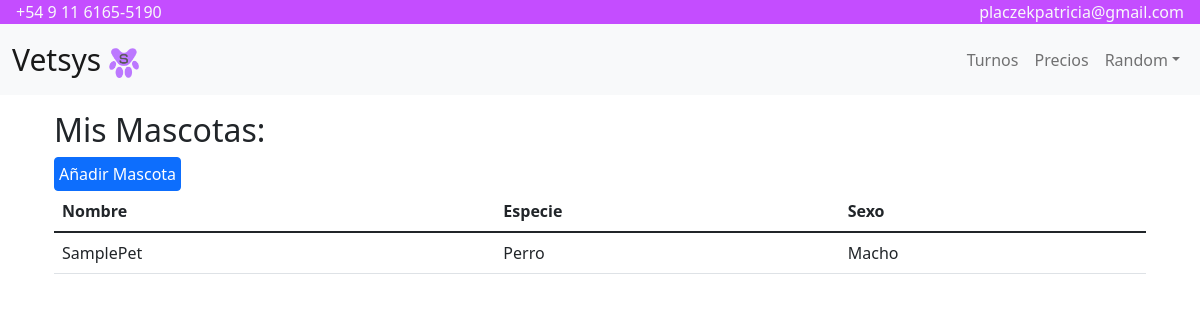
/sub/mismascotas.php (signed in), run on an earlier commit of the app's database.
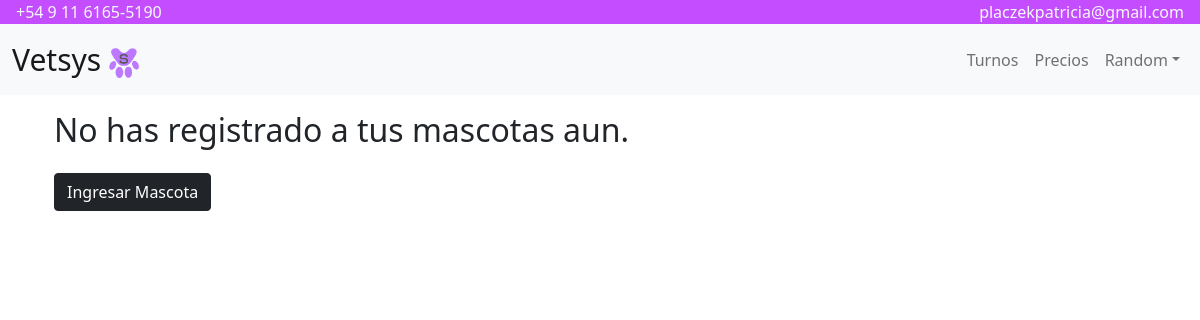
And on a later commit of the database.
### tables this page shows
CREATE TABLE `user` (
  `dni` int(8) NOT NULL,
  `email` varchar(45) NOT NULL,
  `pass` varchar(255) NOT NULL,
  `nombre` varchar(40) NOT NULL,
  `apellido` varchar(40) NOT NULL,
  `telefono` int(10) NOT NULL,
  `domicilio` varchar(200) NOT NULL,
  `status` int(1) NOT NULL DEFAULT 0
);

CREATE TABLE `mascotas` (
  `id_mascota` int(4) NOT NULL,
  `nombre` varchar(200) NOT NULL,
  `especie` varchar(200) NOT NULL,
  `sexo` varchar(10) NOT NULL,
  `raza` varchar(200) DEFAULT NULL,
  `peso` float DEFAULT NULL,
  `etapa` varchar(200) DEFAULT NULL,
  `castrado` varchar(10) DEFAULT NULL,
  `pelaje` varchar(30) DEFAULT NULL,
  `temperamento` varchar(30) DEFAULT NULL,
  `utilidad` varchar(30) DEFAULT NULL,
  `dueño` varchar(200) NOT NULL,
  `id_dueño` int(8) DEFAULT NULL,
  `ultima_visita` date DEFAULT NULL
);

### sub/div/connect.php (called while the page is built, shortened)
<?php
require 'database.php';
if (isset($_SESSION['user_dni'])) {
    $records = $conn->prepare('SELECT * FROM user WHERE dni = :dni');
    $records->bindParam(':dni', $_SESSION['user_dni']);
    $records->execute();
    $results = $records->fetch(PDO::FETCH_ASSOC);
    if (count($results) > 0) {
        $user = $results;
    }
}
?>

### sub/mismascotas.php (the view, shortened to what this page needs)
<?php
include("div/connect.php");
$stmt = $conn->prepare("SELECT * FROM mascotas WHERE id_dueño = " . $user['dni'] . "");
$stmt->bindParam(':dni', $user['dni']);
$stmt->execute();
$results_mascotas = $stmt->fetch(PDO::FETCH_ASSOC);
$mascotas = null;
if (is_countable($results_mascotas)) {
    if (count($results_mascotas) != 0) {
        $mascotas = $results_mascotas;
    }
}
?>
<!DOCTYPE html>
<head>
    <link href="../bootstrap/css/bootstrap.min.css" rel="stylesheet">
</head>
<body>
    <?php include("div/header.php") ?>
    <?php if ($mascotas) : ?>
        <div class="container" id="misturnos">
            <div class="container mt-3">
                <h2>Mis Mascotas:</h2>
                <button type="button" class="btn btn-primary p-1" data-bs-toggle="modal" data-bs-target="#modalMascota">
                    Añadir Mascota
                </button>
                <table class="table">
                    <thead>
                        <tr>
                            <th>Nombre</th>
                            <th>Especie</th>
                            <th>Sexo</th>
                        </tr>
                    </thead>
                    <tbody>
                        <tr>
                            <td><?php echo $mascotas['nombre'] ?></td>
                            <td><?php echo $mascotas['especie'] ?></td>
                            <td><?php echo $mascotas['sexo'] ?></td>
                        </tr>
                    </tbody>
                </table>
            </div>
        </div>
    <?php else : ?>
        <div class="container" id="mismascotas">
            <div class="container mt-3">
                <h2>No has registrado a tus mascotas aun.</h2>
                <button type="button" class="btn btn-dark mt-3" data-bs-toggle="modal" data-bs-target="#modalMascota"> Ingresar Mascota </button>
            </div>
        </div>
    <?php endif; ?>
</body>

### sub/div/header.php (shortened to what this page needs)
<html>
<?php if ($user['status'] == 0) : ?>
    <ul class="nav justify-content-between text-light px-3" style="background-color: #c44dff">
        <li class="nav-item">
            <a><i class="fa-brands fa-whatsapp"></i> +54 9 11 6165-5190</a>
        </li>
        <li class="nav-item">
            <a><i class="fa-solid fa-at"></i> placzekpatricia@gmail.com</a>
        </li>
    </ul>
    <nav class="navbar navbar-expand-md navbar-light bg-light">
        <div class="container-fluid">
            <a class="navbar-brand" href="medsys.php" style="font-size: 30px;">
            Vetsys <img src="../img/logovetsys.png" width="30" height="30" class="d-inline-block align-content-center" alt="logo">
             </a>
            <div class="collapse navbar-collapse justify-content-end" id="navbarNav">
                <ul class="navbar-nav">
                    <li class="nav-item">
                        <a class="nav-link" aria-current="page" href="medsys.php">Turnos</a>
                    </li>
                    <li class="nav-item">
                        <a class="nav-link" href="precios.php" >Precios</a>
                    </li>
                    <li class="nav-item dropdown">
                        <a class="nav-link dropdown-toggle" href="#" role="button" data-bs-toggle="dropdown"> <?php echo $user['nombre'] ?></a>
                    </li>
                </ul>
            </div>
        </div>
    </nav>
<?php endif; ?>
</html>

What changed in the data, as far as the page shows it:
removed mascotas: nombre "SamplePet", especie "Perro", sexo "Macho"
Also different on the page:
text no longer shown: "Mis Mascotas: Añadir Mascota Nombre Especie Sexo"
text now shown: "No has registrado a tus mascotas aun. Ingresar Mascota"
